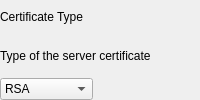
    <widget class="QWidget" name="certificateType" native="true">
     <layout class="QVBoxLayout" name="verticalLayout_35">
      <property name="leftMargin">
       <number>0</number>
      </property>
      <property name="topMargin">
       <number>0</number>
      </property>
      <property name="rightMargin">
       <number>0</number>
      </property>
      <property name="bottomMargin">
       <number>0</number>
      </property>
      <item>
       <widget class="QLabel" name="labelCertificateType">
        <property name="text">
         <string>Certificate Type</string>
        </property>
       </widget>
      </item>
      <item>
       <widget class="QLabel" name="lTipTypeOfTheServerCertificate">
        <property name="text">
         <string>Type of the server certificate</string>
        </property>
       </widget>
      </item>
      <item>
       <layout class="QHBoxLayout" name="horizontalLayout_15">
        <property name="bottomMargin">
         <number>0</number>
        </property>
        <item>
         <widget class="QComboBox" name="certificateTypeCombo">
          <property name="sizePolicy">
           <sizepolicy hsizetype="Preferred" vsizetype="Fixed">
            <horstretch>0</horstretch>
            <verstretch>0</verstretch>
           </sizepolicy>
          </property>
          <property name="currentIndex">
           <number>0</number>
          </property>
          <property name="sizeAdjustPolicy">
           <enum>QComboBox::AdjustToContentsOnFirstShow</enum>
          </property>
          <item>
           <property name="text">
            <string>RSA</string>
           </property>
          </item>
          <item>
           <property name="text">
            <string>ECDSA256</string>
           </property>
          </item>
          <item>
           <property name="text">
            <string>ECDSA384</string>
           </property>
          </item>
          <item>
           <property name="text">
            <string>ECDSA521</string>
           </property>
          </item>
          <item>
           <property name="text">
            <string>Ed25519</string>
           </property>
          </item>
         </widget>
        </item>
        <item>
         <spacer name="horizontalSpacer_19">
          <property name="orientation">
           <enum>Qt::Horizontal</enum>
          </property>
          <property name="sizeHint" stdset="0">
           <size>
            <width>40</width>
            <height>20</height>
           </size>
          </property>
         </spacer>
        </item>
       </layout>
      </item>
     </layout>
    </widget>
